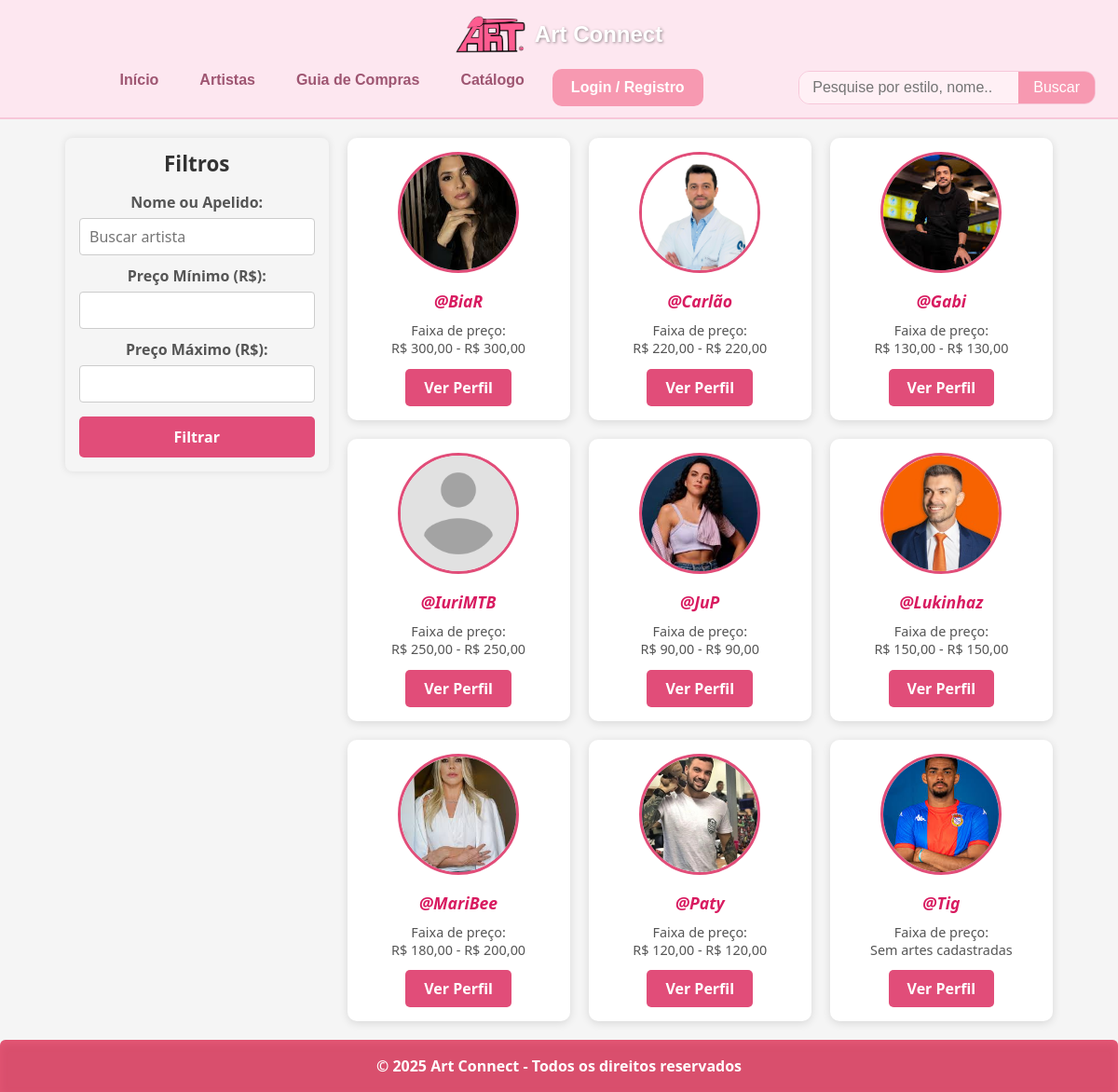
/usuarios/artista.php, run on the app's committed database.
### tables this page shows
CREATE TABLE IF NOT EXISTS `usuarios` (
  `id` int(11) NOT NULL AUTO_INCREMENT,
  `nome` varchar(100) NOT NULL,
  `nome_social` varchar(100) DEFAULT NULL,
  `email` varchar(100) NOT NULL,
  `senha` varchar(255) NOT NULL,
  `tipo` bit(1) NOT NULL,
  `cpf` varchar(14) NOT NULL,
  `rg` varchar(20) DEFAULT NULL,
  `data_nascimento` date DEFAULT NULL,
  `foto` varchar(255) DEFAULT NULL,
  `status` bit(1) NOT NULL,
  `data_cadastro` datetime NOT NULL,
  `apelido` varchar(50) DEFAULT NULL,
  `sexo` char(1) DEFAULT NULL,
  `descricao` text DEFAULT NULL,
  `cidade` varchar(40) NOT NULL,
  `estado` char(2) NOT NULL,
  `rede_artista` int(11) DEFAULT NULL,
  PRIMARY KEY (`id`),
  UNIQUE KEY `unique_email` (`email`),
  UNIQUE KEY `unique_cpf` (`cpf`),
  KEY `fk_usuario_contato` (`rede_artista`)
);

### usuarios/artista.php (the view, shortened to what this page needs)
<?php
require_once '../conexao.php';
$nome = isset($_GET['nome']) ? trim($_GET['nome']) : '';
$preco_min = isset($_GET['preco_min']) ? floatval($_GET['preco_min']) : 0;
$preco_max = isset($_GET['preco_max']) ? floatval($_GET['preco_max']) : 0;
$sql = "SELECT u.id, u.nome, u.apelido, u.foto, MIN(a.preco) AS preco_min, MAX(a.preco) AS preco_max FROM usuarios u LEFT JOIN artes a ON a.artista_id = u.id AND a.status = 1 WHERE u.status = 1
";
$sql .= " GROUP BY u.id ORDER BY u.nome ASC";
$res = mysqli_query($conexao, $sql);
?>
<!DOCTYPE html>
<html lang="pt">
<head>
  <link href="https://cdn.jsdelivr.net/npm/bootstrap@5.3.2/dist/css/bootstrap.min.css" rel="stylesheet" />
  <link rel="stylesheet" href="https://cdnjs.cloudflare.com/ajax/libs/slick-carousel/1.8.1/slick.min.css" />
  <link rel="stylesheet" href="https://cdnjs.cloudflare.com/ajax/libs/slick-carousel/1.8.1/slick-theme.min.css" />
  <link rel="stylesheet" href="../css/artistas.css" />
</head>
<body>
  <?php include("topo.php"); ?>
  <div class="artistas-page">
    <div class="container">
      <aside class="filtros">
        <h2>Filtros</h2>
        <form method="GET">
          <label for="nome">Nome ou Apelido:</label>
          <input type="text" id="nome" name="nome" value="<?php echo htmlspecialchars($nome); ?>"
            placeholder="Buscar artista" />
          <label for="preco_min">Preço Mínimo (R$):</label>
          <input type="number" id="preco_min" name="preco_min" step="0.01" min="0"
            value="<?php echo $preco_min > 0 ? $preco_min : ''; ?>" />
          <label for="preco_max">Preço Máximo (R$):</label>
          <input type="number" id="preco_max" name="preco_max" step="0.01" min="0"
            value="<?php echo $preco_max > 0 ? $preco_max : ''; ?>" />
          <input type="submit" value="Filtrar" />
        </form>
      </aside>
      <section class="lista-artistas">
        <?php if (mysqli_num_rows($res) === 0): ?>
          <p class="sem-resultados">Nenhum artista encontrado.</p>
        <?php else: ?>
          <?php while ($usuario = mysqli_fetch_assoc($res)): ?>
            <div class="artista-card">
              <img
                src="<?php echo !empty($usuario['foto']) ? '../images/perfil/' . htmlspecialchars($usuario['foto']) : '../images/assets/img/placeholder-funcionario.png'; ?>"
                alt="Foto de <?php echo htmlspecialchars($usuario['nome']); ?>" class="foto-artista" />
              <p class="apelido">@<?php echo htmlspecialchars($usuario['apelido'] ?: 'sem-apelido'); ?></p>
              <p class="preco">
                Faixa de preço:<br>
                <?php
                if ($usuario['preco_min'] !== null) {
                  echo "R$ " . number_format($usuario['preco_min'], 2, ',', '.') . " - R$ " . number_format($usuario['preco_max'], 2, ',', '.');
                } else {
                  echo "Sem artes cadastradas";
                }
                ?>
              </p>
              <button onclick="window.location.href='perfil/perfil/usuario.php?id=<?php echo $usuario['id']; ?>'">Ver
                Perfil</button>
            </div>
          <?php endwhile; ?>
        <?php endif; ?>
      </section>
    </div>
  </div>
  <footer class="bg-rose text-white py-3 text-center rounded-top">
    <p class="mb-0">&copy; 2025 Art Connect - Todos os direitos reservados</p>
  </footer>
</body>
</html>

### css/artistas.css (style rules this page uses)
body { background-color: #f5f5f5; margin: 0; padding: 0; text-align: center; min-height: 100vh; display: flex; flex-direction: column; }
.artistas-page .container { display: flex; gap: 20px; padding: 20px; max-width: 1100px; margin: 0 auto; box-sizing: border-box; }
.artistas-page .filtros { flex: 1; background-color: #f5f5f5; padding: 15px; border-radius: 8px; box-shadow: 0 0 8px rgba(0, 0, 0, 0.1); height: fit-content; box-sizing: border-box; }
.artistas-page .filtros h2 { margin-bottom: 15px; font-size: 1.4rem; font-weight: 700; color: #333; }
.artistas-page .filtros label { display: block; margin-top: 10px; font-weight: 600; color: #555; }
.artistas-page .filtros input[type="text"], .artistas-page .filtros input[type="number"] { width: 100%; padding: 7px 10px; margin-top: 5px; border: 1px solid #ccc; border-radius: 4px; font-size: 1rem; box-sizing: border-box; transition: border-color 0.3s ease; }
.artistas-page .filtros input[type="submit"] { margin-top: 15px; background-color: #e14d79; color: white; font-weight: 700; border: none; padding: 10px 0; width: 100%; border-radius: 5px; cursor: pointer; transition: background-color 0.25s ease; }
.artistas-page .lista-artistas { flex: 3; display: grid; grid-template-columns: repeat(auto-fill, minmax(230px, 1fr)); gap: 20px; box-sizing: border-box; }
.artistas-page .artista-card { background-color: white; border-radius: 10px; padding: 15px; box-shadow: 0 2px 10px rgba(0, 0, 0, 0.12); text-align: center; display: flex; flex-direction: column; align-items: center; box-sizing: border-box; transition: transform 0.15s ease; }
.artistas-page .foto-artista { width: 130px; height: 130px; border-radius: 50%; object-fit: cover; border: 3px solid #e14d79; margin-bottom: 12px; }
.artistas-page .apelido { margin: 5px 0 10px 0; color: #d81b60; font-style: italic; font-size: 1.1rem; font-weight: 700; }
.artistas-page .preco { font-size: 0.9rem; color: #555; margin-bottom: 12px; line-height: 1.3; }
.artistas-page .artista-card button { background-color: #e14d79; color: white; border: none; padding: 8px 20px; border-radius: 5px; font-weight: 700; cursor: pointer; transition: background-color 0.25s ease; }
footer { background-color: #d94f6d; color: #fff5f8; padding: 1.2rem; text-align: center; border-top-left-radius: 1rem; border-top-right-radius: 1rem; font-weight: 600; font-size: 1rem; box-shadow: inset 0 4px 8px rgba(255, 105, 135, 0.3); margin-top: auto; }

### data on the page
usuarios: foto (picture), apelido "BiaR", preco_min "300,00", preco_max "300,00"
usuarios: foto (picture), apelido "Carlão", preco_min "220,00", preco_max "220,00"
usuarios: foto (picture), apelido "Gabi", preco_min "130,00", preco_max "130,00"
usuarios: shows a picture, apelido "IuriMTB", preco_min "250,00", preco_max "250,00"
usuarios: foto (picture), apelido "JuP", preco_min "90,00", preco_max "90,00"
usuarios: foto (picture), apelido "Lukinhaz", preco_min "150,00", preco_max "150,00"
usuarios: foto (picture), apelido "MariBee", preco_min "180,00", preco_max "200,00"
usuarios: foto (picture), apelido "Paty", preco_min "120,00", preco_max "120,00"
usuarios: foto (picture), apelido "Tig", shows "Sem artes cadastradas"
